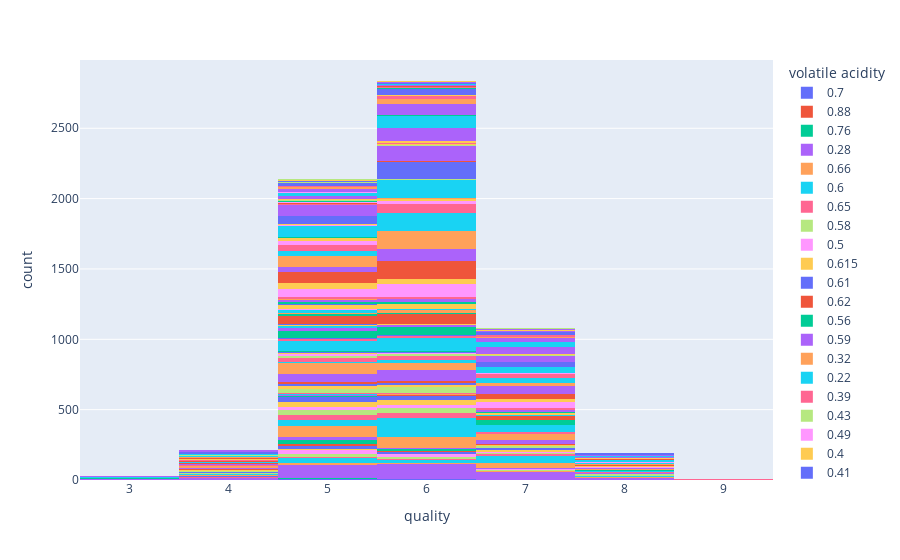

Source (notebook cell):
### Code cell
fig = px.histogram(wine, x='quality', color = 'volatile acidity')   #컬러를 구분해서 나타냄 화이트 와인 레드와인 컬러 1,0으로 구분햇기 때문
fig.show()
